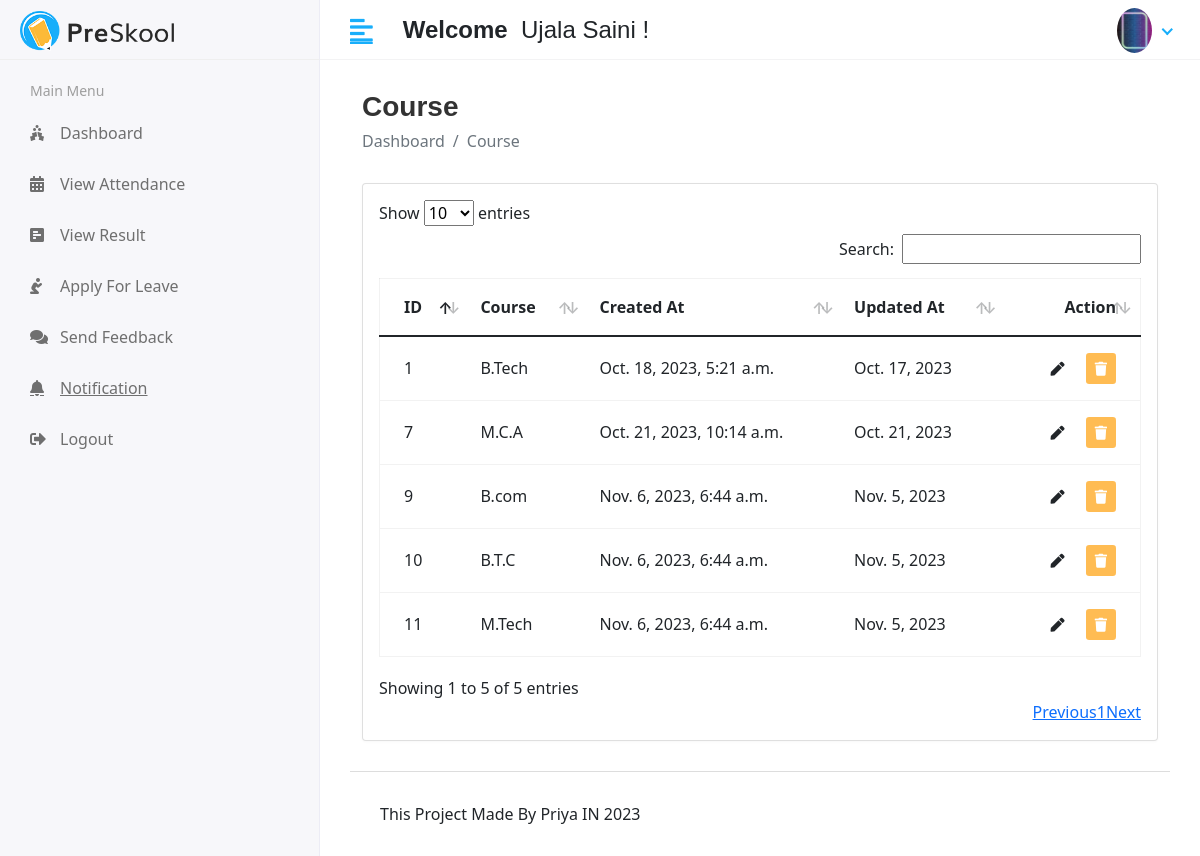
Page /hod/course/view (signed in) on the committed database.
### app/models.py (models this page shows, shortened)
class CustomUser(AbstractUser):
    User = (
        (1,'HOD'),
        (2,'STAFF'),
        (3,'STUDENT')
    )
    user_type=models.CharField(choices=User, max_length=200,default='1')
    profile_pic = models.ImageField(upload_to='media/profile_pic')

class CoursesModel(models.Model):
    name = models.CharField(max_length=100)
    createdAt = models.DateTimeField(auto_now_add=True)
    updatedAt = models.DateField(auto_now_add= True)

### student_management_system/Hod_views.py (the view)
# urls.py: path('hod/course/view', Hod_views.VIEW_COURSE, name='view_course'),
@login_required(login_url='/')
def VIEW_COURSE(request):
    courses = CoursesModel.objects.all()
    return render(request, 'Hod/view_course.html', {'courses': courses})

### templates/Hod/view_course.html (shortened to what this page needs)
{% extends 'base.html' %}
{% block content %}
<div class="content container-fluid">
    <div class="page-header">
       <div class="row align-items-center">
          <div class="col">
             <h3 class="page-title">Course</h3>
             <ul class="breadcrumb">
                <li class="breadcrumb-item">Dashboard</li>
                <li class="breadcrumb-item active">Course</li>
             </ul>
          </div>
       </div>
    </div>
    <div class="row">
       <div class="col-sm-12">
          <div class="card card-table">
             <div class="card-body">
                <div class="table-responsive">
                   <table id="table_id" class="table table-hover table-center mb-0">
                      <thead>
                         <tr>
                            <th>ID</th>
                            <th>Course</th>
                            <th>Created At</th>
                            <th>Updated At</th>
                            <th class="text-right">Action</th>
                         </tr>
                      </thead>
                      <tbody>
                        {% for course in courses %}
                         <tr>
                            <td>{{course.id}}</td>
                            <td>{{course.name}}</td>
                            <td>{{course.createdAt}}</td>
                            <td>{{course.updatedAt}}</td>
                            <td class="text-right">
                               <div class="actions">
                                  <a href="{% url 'edit_course' course.id %}" class="btn btn-sm bg-success-light mr-2">
                                  <i class="fas fa-pen"></i>
                                  </a>
                                  <a href="{% url 'delete_course' course.id %}" class="btn btn-sm bg-danger-light">
                                  <i class="fas fa-trash"></i>
                                  </a>
                               </div>
                            </td>
                         </tr>
                        {% endfor %}
                      </tbody>
                   </table>
                </div>
             </div>
          </div>
       </div>
    </div>
 </div>
{% endblock %}

### templates/base.html (shortened to what this page needs)
<!DOCTYPE html>
<html lang="en">
{% load static %}
   <head>
      <link href="https://cdn.jsdelivr.net/npm/bootstrap@5.0.0-beta1/dist/css/bootstrap.min.css" rel="stylesheet">
      <link rel="stylesheet" href="{% static 'assets/plugins/bootstrap/css/bootstrap.min.css' %}">
      <link rel="stylesheet" href="{% static 'assets/plugins/fontawesome/css/fontawesome.min.css' %}">
      <link rel="stylesheet" href="{% static 'assets/plugins/fontawesome/css/all.min.css' %}">
      <link rel="stylesheet" href="{% static 'assets/css/style.css' %}">
      <link rel="stylesheet" href="{% static 'assets/plugins/datatables/datatables.min.css' %}">
   </head>
   <body>
    <div class="main-wrapper">
        {% include 'includes/header.html' %}
        {% include 'includes/sidebar.html' %}
    <div class="page-wrapper">
      <div class="content container-fluid">
         {% block content %}
         {% endblock %}
        {% include 'includes/footer.html' %}
      </div>
   </div>
 </body>
</html>

### templates/includes/header.html (shortened to what this page needs)
{% load static %}
<link href="https://cdn.jsdelivr.net/npm/bootstrap@5.0.0-beta1/dist/css/bootstrap.min.css" rel="stylesheet">
<div class="header">
    <div class="header-left">
       <a href="index.html" class="logo">
       <img src="{% static 'assets/img/logo.png' %}" alt="Logo">
       </a>
    </div>
    <a href="javascript:void(0);" id="toggle_btn">
    <i class="fas fa-align-left"></i>
    </a>
    <div class="top-nav-search mt-3">
       <h4><strong>Welcome</strong><span>&nbsp{{user.first_name}} {{user.last_name}}</span>&nbsp;!</h4>
    </div>
    <ul class="nav user-menu">
       <li class="nav-item dropdown noti-dropdown">
          <a href="#" class="dropdown-toggle nav-link" data-toggle="dropdown">
          </a>
       </li>
       <li class="nav-item dropdown has-arrow">
          <a href="#" class="dropdown-toggle nav-link" data-toggle="dropdown">
            {% if user.profile_pic == "" %}
            <span class="user-img"><img class="avatar-img rounded-circle" src="{% static 'assets/img/noimage.jpg' %}"  width="35"  height='45'  alt="priya Taylor"></span>
            {% else%}
            <span class="user-img"><img class="avatar-img rounded-circle" src="/{{user.profile_pic}}"  width="35"  height='45'  alt="Ryan Taylor"></span>
            {% endif %}
          </a>
       </li>
    </ul>
 </div>

### templates/includes/sidebar.html (shortened to what this page needs)
{% load static %}
{% load active_link_tags %}
<link href="https://cdn.jsdelivr.net/npm/bootstrap@5.0.0-beta1/dist/css/bootstrap.min.css" rel="stylesheet">
<div class="sidebar" id="sidebar">
   <div class="sidebar-inner slimscroll">
      <div id="sidebar-menu" class="sidebar-menu">
         {% if user.user_type == "1" %}
         <ul>
            <li class="menu-title">
               <span>Main Menu</span>
            </li>
            <li class="{% active_link 'hod_Home' 'active' %}">
               <a style='text-decoration:none' href="{% url 'hod_Home'%}"><i class="fas fa-holly-berry"></i><span>Dashboard</span></a>
            </li>
            <li class="submenu {% active_link 'add_student' 'active' %} {% active_link 'view_student' 'active' %}">
               <a style='text-decoration:none' href="#"><i class="fas fa-user-graduate"></i> <span> Students</span> <span
                     class="menu-arrow"></span></a>
               <ul>
                  <li><a style='text-decoration:none' href="{% url 'add_student' %}">Add Student </a></li>
                  <li><a style='text-decoration:none' href="{% url 'view_student' %}">View Student </a></li>
               </ul>
            </li>
            <li class="submenu {% active_link 'add_staff' 'active' %} {% active_link 'view_staff' 'active' %}">
               <a style='text-decoration:none' href="#"><i class="fas fa-chalkboard-teacher"></i> <span> Staff</span> <span
                     class="menu-arrow"></span></a>
               <ul>
                  <li><a style='text-decoration:none' href="{% url 'add_staff' %}">Add Staff</a></li>
                  <li><a style='text-decoration:none' href="{% url 'view_staff' %}">View Staff </a></li>
               </ul>
            </li>
            <li class="submenu {% active_link 'add_course' 'active' %} {% active_link 'view_course' 'active' %}">
               <a style='text-decoration:none' href="#"><i class="fa fa-graduation-cap"></i> <span> Course</span> <span
                     class="menu-arrow"></span></a>
               <ul>
                  <li><a style='text-decoration:none' href="{% url 'add_course' %}">Add Course </a></li>
                  <li><a style='text-decoration:none' href="{% url 'view_course' %}">View Course </a></li>
               </ul>
            </li>
            <li class="submenu  {% active_link 'add_subject' 'active' %} {% active_link 'view_subject' 'active' %}">
               <a style='text-decoration:none' href="#"><i class="fas fa-book-reader"></i> <span> Subjects</span> <span
                     class="menu-arrow"></span></a>
               <ul>
                  <li><a style='text-decoration:none' href="{% url 'add_subject'%}">Add Subject</a></li>
                  <li><a style='text-decoration:none' href="{% url 'view_subject' %}">View Subject</a></li>
               </ul>
            </li>
            <li class="submenu {% active_link 'add_session' 'active' %}  {% active_link 'view_session' 'active' %}">
               <a style='text-decoration:none' href="#"><i class="fas fa-clock"></i> <span> Sessions</span> <span class="menu-arrow"></span></a>
               <ul>
                  <li><a style='text-decoration:none' href="{% url 'add_session' %}">Add Sessions</a></li>
                  <li><a style='text-decoration:none' href="{% url 'view_session' %}"> View Sessions</a></li>
               </ul>
            </li>
            <li class="{% active_link 'staff_notification' 'active' %}">
               <a style='text-decoration:none' href="{% url 'staff_notification'%}"><i class="fa fa-bell"></i><span>Send Staff Notification</span></a>
            </li>
            <li class="{% active_link 'student_notification' 'active' %}">
               <a style='text-decoration:none' href="{% url 'student_notification' %}"><i class="fas fa-bell"></i><span> Send Student Notification</span></a>
            </li>
            <li  class="{% active_link 'hod_view_attandance' 'active' %}">
               <a style='text-decoration:none' href="{% url 'hod_view_attandance' %}"><i class="fas fa-comments"></i><span>View Attendance</span></a>
            </li>
            <li class="{% active_link 'hod_staff_feedback' 'active' %}">
               <a style='text-decoration:none' href="{% url 'hod_staff_feedback' %}"><i class="fas fa-comments"></i><span>Staff Feedback</span></a>
            </li>
            <li  class="{% active_link 'hod_student_feedback' 'active' %}">
               <a style='text-decoration:none' href="{% url 'hod_student_feedback' %}"><i class="fas fa-comments"></i><span>Student Feedback</span></a>
            </li>
            <li  class="{% active_link 'staff_leave_view' 'active' %}">
               <a style='text-decoration:none' href="{% url 'staff_leave_view' %}"><i class="fas fa-envelope"></i><span>Staff Leave</span></a>
            </li>
            <li  class="{% active_link 'student_leave_view' 'active' %}">
               <a style='text-decoration:none' href="{% url 'student_leave_view' %}"><i class="fas fa-envelope"></i><span>Student Leave</span></a>
            </li>
            <li>
               <a style='text-decoration:none' href="{% url 'logout' %}"><i class="fas fa-sign-out-alt"></i><span> Logout</span></a>
            </li>
         </ul>
         {% else %}
         <ul>
            <li class="menu-title">
               <span>Main Menu</span>
            </li>
            <li class="{% active_link 'student_home' 'active' %}">
               <a style='text-decoration:none' href="{% url 'student_home'%}"><i class="fas fa-holly-berry"></i><span>Dashboard</span></a>
            </li>
            <li class="{% active_link 'view_attandance' 'active' %}">
               <a style='text-decoration:none' href="{% url 'view_attandance' %}"><i class="fas fa-calendar-alt"></i><span>View Attendance</span></a>
            </li>
            <li>
               <a style='text-decoration:none' href=""><i class="fas fa-poll-h"></i><span>View Result</span></a>
            </li>
            <li>
               <a style='text-decoration:none' href="{% url 'student_apply_leave' %}"><i class="fas fa-pray"></i><span>Apply For Leave</span></a>
            </li>
            <li>
               <a style='text-decoration:none' href="{% url 'student_feedback' %}"><i class="fas fa-comments"></i><span>Send Feedback</span></a>
            </li>
            <li>
               <a href="{% url 'stud_notification' %}"><i class="fas fa-bell"></i><span>Notification</span></a>
            </li>
            <li>
               <a style='text-decoration:none'   href="{% url 'logout' %}"><i class="fas fa-sign-out-alt"></i><span> Logout</span></a>
            </li>
         </ul>
         {% endif %}
      </div>
   </div>
</div>

### templates/includes/footer.html
<footer>
    <p>This Project Made By Priya IN 2023</p>
 </footer>

### rows in the picture
CustomUser: first_name "Ujala", last_name "Saini", profile_pic (picture)
CoursesModel: id "1", name "B.Tech", createdAt "Oct. 18, 2023, 5:21 a.m.", updatedAt "Oct. 17, 2023"
CoursesModel: id "7", name "M.C.A", createdAt "Oct. 21, 2023, 10:14 a.m.", updatedAt "Oct. 21, 2023"
CoursesModel: id "9", name "B.com", createdAt "Nov. 6, 2023, 6:44 a.m.", updatedAt "Nov. 5, 2023"
CoursesModel: id "10", name "B.T.C", createdAt "Nov. 6, 2023, 6:44 a.m.", updatedAt "Nov. 5, 2023"
CoursesModel: id "11", name "M.Tech", createdAt "Nov. 6, 2023, 6:44 a.m.", updatedAt "Nov. 5, 2023"
